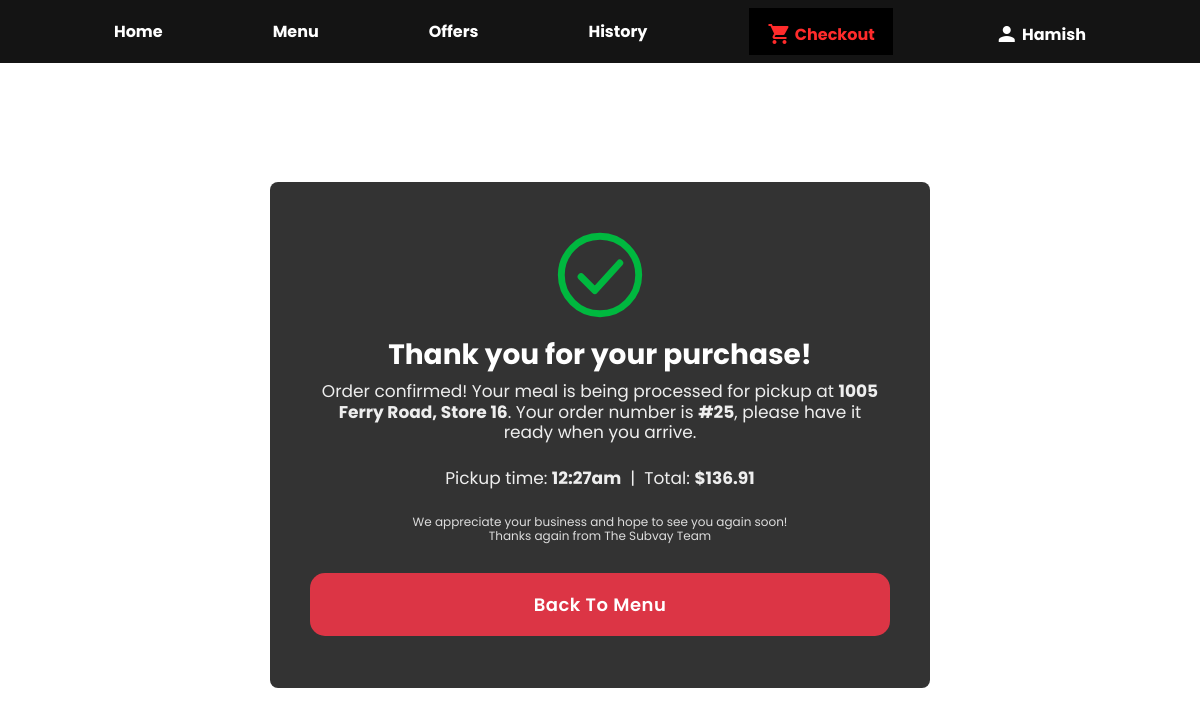
The page /account/last-order (signed in) on the database its author committed.
### tables this page shows
CREATE TABLE `CUSTOMER` (
  `ID` INTEGER PRIMARY KEY AUTOINCREMENT,
  `firstname` TEXT,
  `lastname` TEXT,
  `ph_number` TEXT,
  `pref_store` INT,
  `gender` INT,
  `password` TEXT,
  `email` VARCHAR(319),
  FOREIGN KEY (`gender`) REFERENCES `GENDER`(`ID`),
  FOREIGN KEY (`pref_store`) REFERENCES `STORES`(`ID`)
);

CREATE TABLE `STORES` (
  `ID` INTEGER PRIMARY KEY AUTOINCREMENT,
  `name` TEXT
);

CREATE TABLE `ORDERS` (
  `ID` INTEGER PRIMARY KEY AUTOINCREMENT,
  `customer_ID` INT,
  `order_ts` TEXT,
  `total_amount` REAL, pickup_time TEXT,
  FOREIGN KEY (`customer_ID`) REFERENCES `CUSTOMER`(`ID`)
);

### SUBVAY (ASSESSMENT)/app.py (the view)
@app.route('/account/last-order')
def last_order():
    if 'user' not in session:
        return redirect('/signin')
    order = get_last_order(session['user'])
    if not order:
        flash("You haven't placed an order yet.")
        return redirect(url_for('account_details'))
    order_id, total_amount, pickup_time, store_name = order
    return render_template(
        "thanks.html",
        store_name=store_name if store_name else "your preferred store",
        order_id=order_id,
        pickup_display=format_pickup_time(pickup_time),
        total_amount=total_amount
    )

### SUBVAY (ASSESSMENT)/app.py (called while the page is built)
def get_db():
    db = getattr(g, '_database', None)
    if db is None:
        db = g._database = sqlite3.connect(DATABASE)
    return db

@app.teardown_appcontext
def close_connection(exception):
    db = getattr(g, '_database', None)
    if db is not None:
        db.close()

def query_db(query, args=(), one=False):
    cur = get_db().execute(query, args)
    rv = cur.fetchall()
    cur.close()
    return (rv[0] if rv else None) if one else rv

@app.context_processor
def inject_user_name():
    email = session.get('user')
    if email:
        query = "SELECT firstname FROM CUSTOMER WHERE email = ?"
        db = sqlite3.connect(DATABASE)
        cursor = db.cursor()
        cursor.execute(query, (email,))
        result = cursor.fetchone()
        db.close()
        if result:
            return dict(user_name=result[0])
    return dict(user_name=None)

def format_pickup_time(pickup_time):
    if not pickup_time:
        return None
    try:
        return datetime.strptime(pickup_time, '%H:%M').strftime('%I:%M%p').lstrip('0').lower()
    except ValueError:
        return pickup_time

def get_last_order(email):
    return query_db(
        """
        SELECT ORDERS.ID, ORDERS.total_amount, ORDERS.pickup_time, STORES.name
        FROM ORDERS
        JOIN CUSTOMER ON ORDERS.customer_ID = CUSTOMER.ID
        LEFT JOIN STORES ON CUSTOMER.pref_store = STORES.ID
        WHERE CUSTOMER.email = ?
        ORDER BY ORDERS.ID DESC
        LIMIT 1
        """,
        (email,), one=True
    )

### SUBVAY (ASSESSMENT)/templates/thanks.html (shortened to what this page needs)
{% extends "layout.html" %}
{% block content %}
<div class="login-page-wrapper thanks-page-wrapper">
    <div class="container">
        <div class="thanks-card">
            <svg class="thanks-icon" viewBox="0 0 100 100" xmlns="http://w3.org" aria-hidden="true">
                <circle cx="50" cy="50" r="45" fill="none" stroke="#00b83f" stroke-width="8"/>
                <path d="M28 52 L44 68 L73 36" fill="none" stroke="#00b83f" stroke-width="8" stroke-linecap="round" stroke-linejoin="round"/>
            </svg>
            <h2>Thank you for your purchase!</h2>
            <p class="thanks-message">
                Order confirmed! Your meal is being processed for pickup at <strong>{{ store_name }}</strong>. Your order number is <strong>#{{ order_id }}</strong>, please have it ready when you arrive.
            </p>
            {% if pickup_display or total_amount %}
            <p class="thanks-message">
                {% if pickup_display %}Pickup time: <strong>{{ pickup_display }}</strong>{% endif %}
                {% if pickup_display and total_amount %}&nbsp;|&nbsp;{% endif %}
                {% if total_amount %}Total: <strong>${{ '%.2f' % total_amount }}</strong>{% endif %}
            </p>
            {% endif %}
            <p class="thanks-small">
                We appreciate your business and hope to see you again soon!<br>Thanks again from The Subvay Team
            </p>
            <a href="{{ url_for('menu') }}" class="thanks-link">
                <button type="button" class="thanks-red-menu-btn">Back To Menu</button>
            </a>
        </div>
    </div>
</div>
{% endblock %}

### SUBVAY (ASSESSMENT)/templates/layout.html (shortened to what this page needs)
<!DOCTYPE html>
<html lang="en">
<head>
    <link rel="stylesheet" href="{{ url_for('static', filename='styles.css') }}">
    <link href="https://cdn.jsdelivr.net/npm/bootstrap@5.3.8/dist/css/bootstrap.min.css" rel="stylesheet">
</head>
<body>
{% block nav %}
<nav class="navbar navbar-expand-lg site-navbar" data-bs-theme="dark">
    <div class="container-fluid">
        <div class="collapse navbar-collapse" id="mainNavLinks">
            <ul class="navbar-nav justify-content-evenly align-items-center mb-0 w-100">
                <li class="nav-item">
                    <a class="nav-link active" aria-current="page" href="/">Home</a>
                </li>
                <li class="nav-item">
                    <a class="nav-link" href="/menu">Menu</a>
                </li>
                <li class="nav-item">
                    <a class="nav-link" href="{{ url_for('offers') }}">Offers</a>
                </li>
                <li class="nav-item">
                    <a class="nav-link" href="{{ url_for('history') }}">History</a>
                </li>
                <li class="nav-item">
                    <a class="nav-link navbar-checkout-btn" href="{{ url_for('checkout') }}">
                        <span class="material-icons">shopping_cart</span>
                        Checkout
                    </a>
                </li>
                {% if session.user and user_name %}
                <li class="nav-item">
                    <a class="nav-link navbar-signin-link" href="{{ url_for('account_details') }}">
                        <span class="material-icons">person</span>
                        {{ user_name }}
                    </a>
                </li>
                {% endif %}
            </ul>
        </div>
    </div>
</nav>
{% endblock %}
{% block content %}
{% endblock %}
</body>
</html>

### SUBVAY (ASSESSMENT)/Static/styles.css (style rules this page uses)
* { margin: 0; padding: 0; box-sizing: border-box; font-family: "Poppins", sans-serif; }
body { min-height: 100vh; background-color: #c9d6ff; background-image: url("background (2).png"); background-repeat: no-repeat; background-position: center; background-size: cover; background-attachment: fixed; color: #333; }
.site-navbar { background: #141414 !important; padding: 18px 0; }
.site-navbar .nav-item { display: flex; align-items: center; }
.site-navbar .nav-link { color: #fff !important; font-weight: 700; font-size: 16px; }
.navbar-checkout-btn { background: #000 !important; border-radius: 0; padding: 8px 18px !important; display: inline-flex; align-items: center; justify-content: center; gap: 4px; }
.site-navbar .nav-link.navbar-checkout-btn { color: #ff2b2b !important; }
.navbar-checkout-btn .material-icons { font-size: 24px; line-height: 1; color: #ff2b2b; display: inline-flex; align-items: center; position: relative; top: 6px; order: -1; }
.navbar-signin-link { display: inline-flex; align-items: center; justify-content: center; gap: 4px; }
.navbar-signin-link .material-icons { font-size: 24px; line-height: 1; color: #fff; display: inline-flex; align-items: center; position: relative; top: 6px; order: -1; }
.login-page-wrapper { display: flex; justify-content: center; align-items: center; min-height: calc(100vh - 56px); width: 100%; }
.container { width: 100%; margin: 0 15px; display: flex; justify-content: center; }
h2 { font-size: 34px; text-align: center; margin-bottom: 10px; }
p { font-size: 14.5px; text-align: center; margin-bottom: 10px; }
.thanks-container, .thanks-card { width: 90%; max-width: 660px; margin: 70px auto; padding: 50px 40px 52px; background: #333; color: #fff; border-radius: 8px; text-align: center; }
.thanks-icon { width: 86px; height: 86px; display: block; margin: 0 auto 20px auto; }
.thanks-container h2, .thanks-card h2 { font-size: 28px; font-weight: 700; margin-bottom: 10px; }
.thanks-message { max-width: 560px; margin: 0 auto 26px auto; font-size: 17px; line-height: 1.2; color: #eee; }
.thanks-small { font-size: 12px; line-height: 1.2; color: #ddd; margin-bottom: 30px !important; }
.thanks-red-menu-btn { margin-bottom: 0 !important; width: 100% !important; border-radius: 15px !important; background: #dc3545 !important; color: #ffffff !important; border: none !important; font-weight: 600 !important; font-size: 18px !important; padding: 18px !important; cursor: pointer !important; transition: background 0.3s ease, transform 0.2s ease; letter-spacing: 0.5px; }
body { overflow-x: hidden; }

### rows shown on the page
CUSTOMER: firstname "Hamish"
STORES: name "1005 Ferry Road, Store 16"
ORDERS: total_amount "136.91"

### other values the page prints
{{ order_id }} "25"
{{ pickup_display }} "12:27am"
